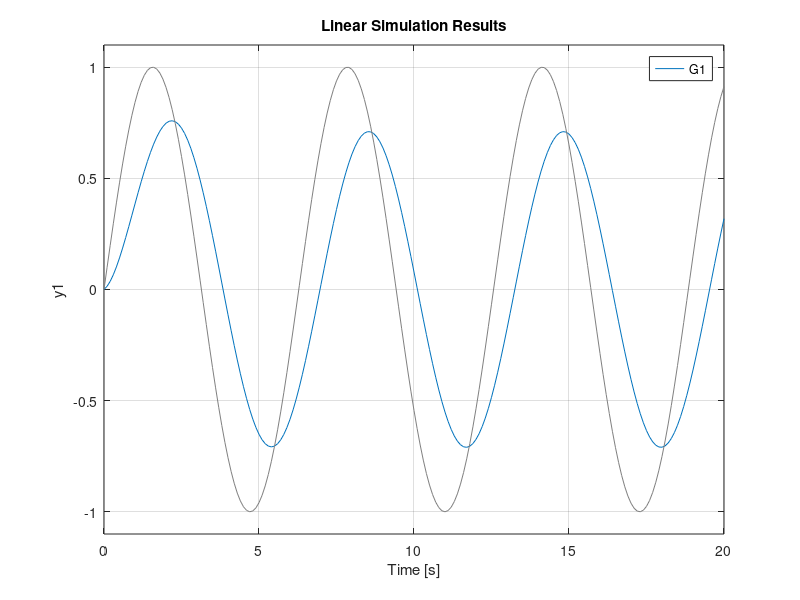
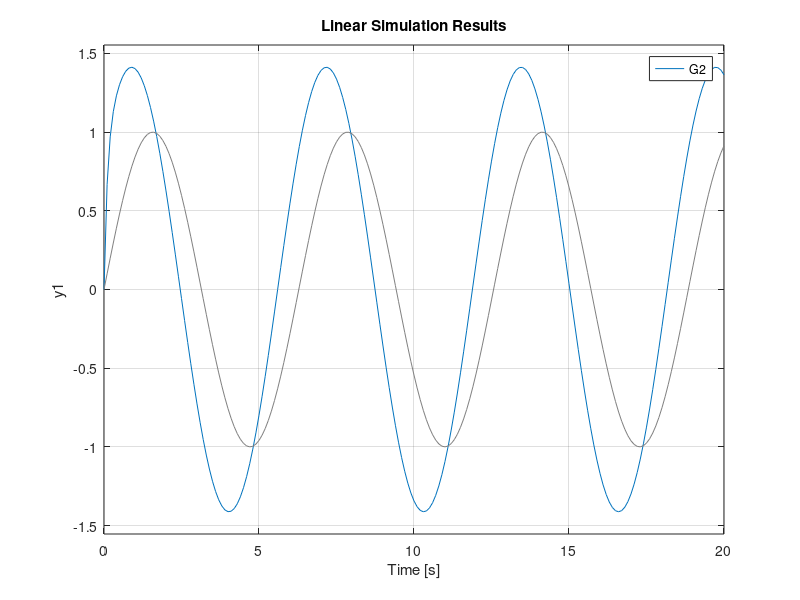
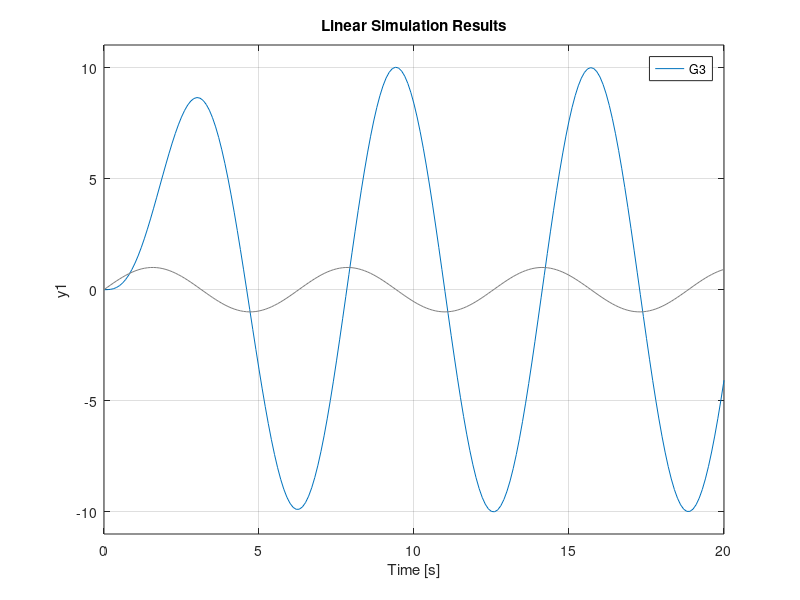
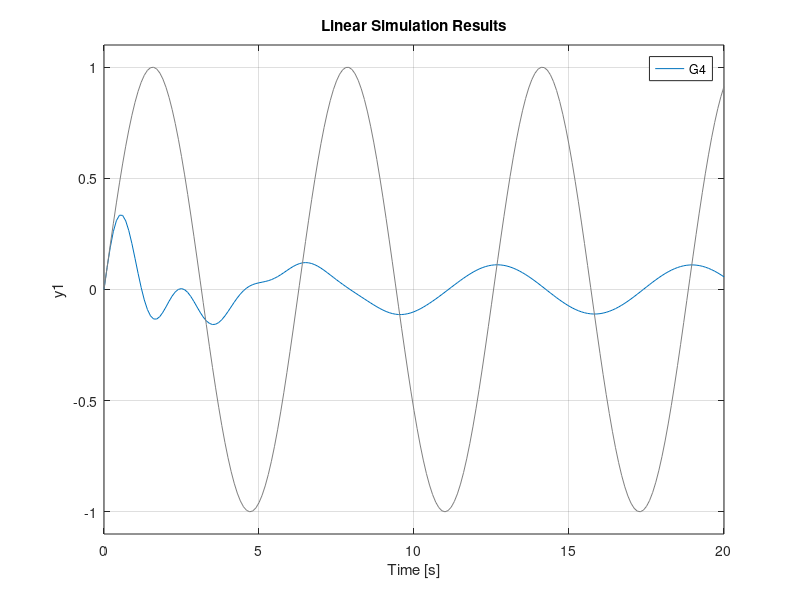

Write the MATLAB code that produced these figures, in order.
t=0:0.1:20;
G1=tf([0.1 1],[1 1]);
lsim(G1,sin(t),t)

G2=tf([10 10],[1 10]);
figure, lsim(G2,sin(t),t)

G3=tf(10,[1 1 1]);
figure, lsim(G3,sin(t),t)

G4=tf([1 1 1],[1 1 10]);
figure, lsim(G4,sin(t),t)
